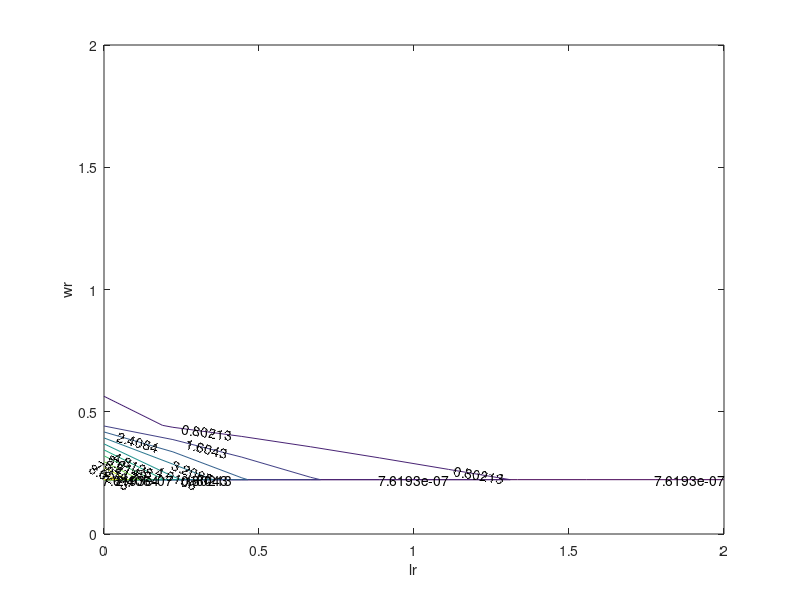

The MATLAB script that drew this image:
%%M_effective
clear all; clc;
dr=0.25;
% wr=0.5;
% lr=1;
x=linspace(0,2,10);
y=linspace(0,2,10);
[lr,wr]=meshgrid(x,y);

g1=wr-1;g2=wr-2;
g9=2*lr.*g1+wr-2;
g10=2*wr-3;
g11=5*wr-9;

g18=4*lr.*g1.*(15156+1800*dr.*g1.*g2.*g10.^2+wr.*(-41834+wr.*(41856+wr.*(-18039+2816*wr))));
g19=wr.*(135808+wr.*(-182782+wr.*(120878+wr.*(-39257+4992*wr))));

g12=3*g2.^3+8*dr.*lr.*(3*g2.^2+6*lr.*g1.*g2+4*lr.^2.*g1.^2).*g1;
g13=2*g1.*(-39624+67200*dr.*lr.^3.*g1.^4.*g2+100*lr.^2.*g1.^2.*(-234+432*dr.*g1.*g2.*g10+wr.*(490+wr.*(-317+64*wr)))+g18+g19);
g14=150*g2.*g9.^2.*g12.*log(2-wr).^2;
g15=15*g2.*g9.*log(2-wr).*(-3200*dr.*lr.^3.*g1.^4-960*dr.*lr.^2.*g1.^3.*g11-...
    10*lr.*g1.*g2.*(96*dr.*g1.*g10+g2.*(31*wr-30))-g2.^2.*(396+...
    wr.*(279*wr-676))-20*g9.*g1*2.*log(wr));
g16=15*g2.*g9.*log(wr).*(3200*dr.*lr.^3.*g1.^4+960*dr.*lr.^2.*g1.^3.*g11+...
    10*lr.*g1.*g2.*(96*dr.*g1.*g10+g2.*(31*wr-30))+g2.^2.*(396+...
    wr.*(279*wr-676))+10*g9.*g1*2.*log(wr));
g17=-5000*(1+dr.*lr.*(2-wr)).*(1+3*lr.*(1+lr)).^2;
M1=g13+g14+g15+g16;
M=(g13+g14+g15+g16)./g17;

figure(1)
[C,h]=contour(lr,wr,M);
clabel(C,h)
xlabel('lr');
ylabel('wr');
hold on